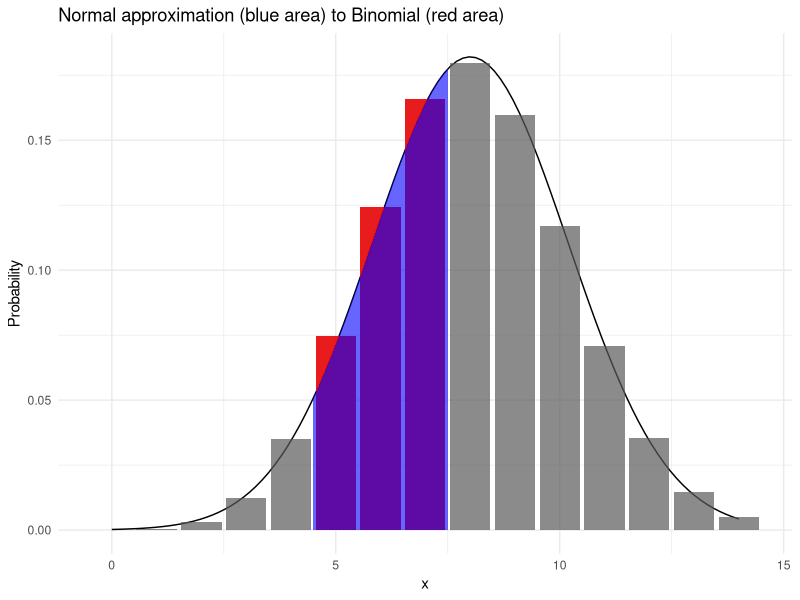

Reproduce this figure in R.
## ---- chunk 1
library(ggplot2)
## ---- chunk 2
# code 
# here
## ---- chunk 3
# code 
# here
## ---- chunk 4
# code
# here
## ---- chunk 5
# code
# here
## ---- chunk 6
# write
# your
# code
# here
## ---- chunk 7
# code
# here
## ---- chunk 8
df <- data.frame(x = 0:14, y = dbinom(0:14, size = 20, prob = .4))
ggplot(df, aes(x, y)) +
  stat_function(fun = dnorm, args = list(mean = 20*.4, sd = sqrt(20*.4*.6))) +
  geom_bar(stat = "identity", alpha = .7) + ylab("Probability") +
  geom_bar(stat = "identity", fill = "red", alpha = .8, data = subset(df, x > 4 & x <= 7)) +
  stat_function(fun = dnorm, args = list(mean = 20*.4, sd = sqrt(20*.4*.6)),
                xlim = c(4.5, 7.5), geom = "area", alpha = .6, fill = "blue") +
  theme_minimal() + ggtitle("Normal approximation (blue area) to Binomial (red area)")
